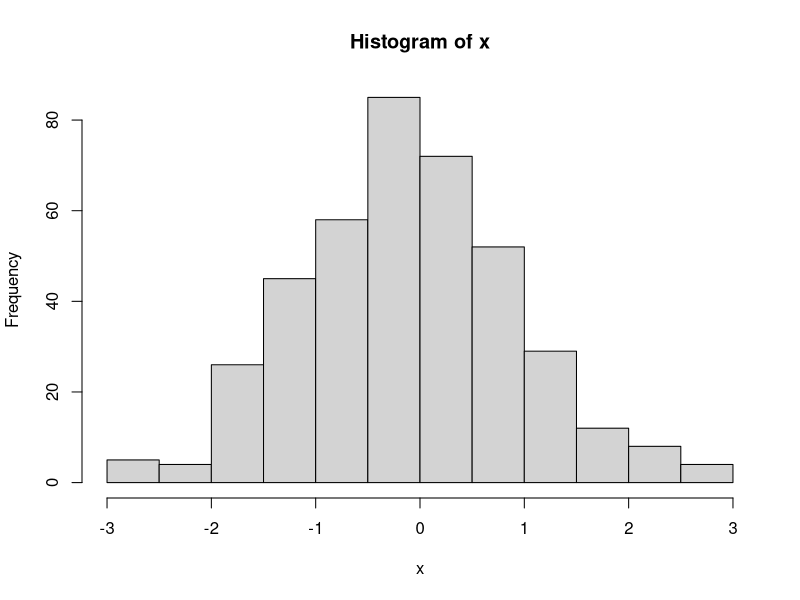
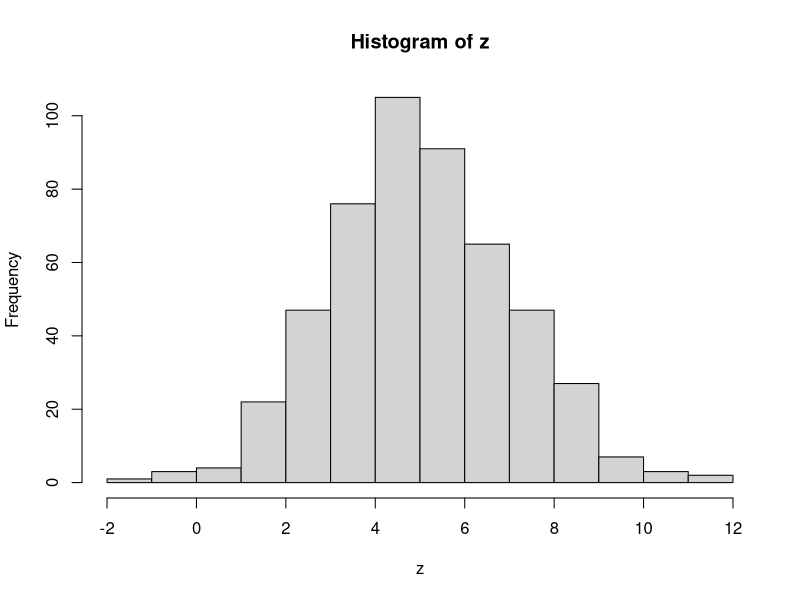
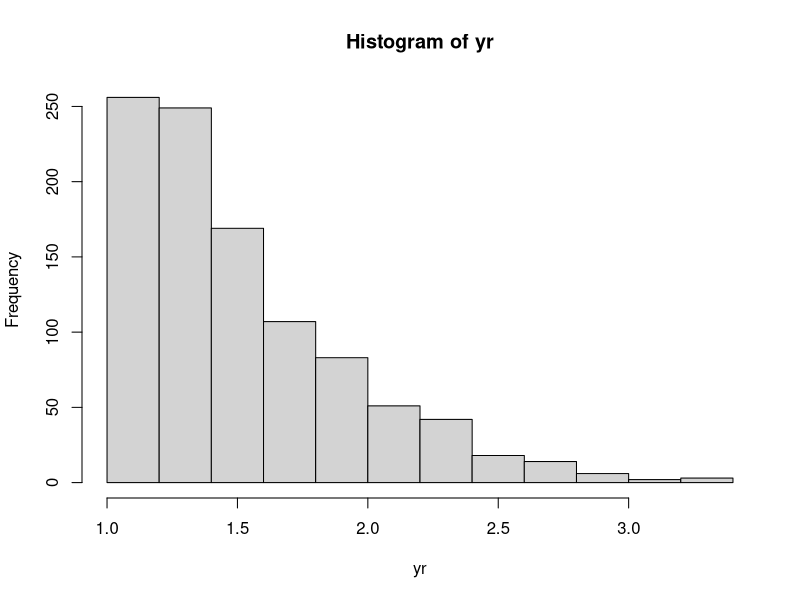

Here is the R script that generated these plots, in order:
#marsaglia's polar method to simulate std normal r.v's
Nsim=10^3;

#Nsim should be much smaller than 10^5
normal_sim=function(Nsim){
  x1=c(); x2=c();its=0
  for(j in 1:10^5){ # j is generating two uniform r.v.'s at a time
    u1=runif(1,-1,1); u2=runif(1,-1,1);s=u1^2+u2^2
    if(s<1){x1[j]=sqrt(-2*log(s))*(u1/sqrt(s))
    x2[j]=sqrt(-2*log(s))*(u2/sqrt(s))
    its=its+1 }
    if(its>=(Nsim/2)){break}}
  x1r=x1[is.na(x1)!=T]; x2r=x2[is.na(x2)!=T]
  x=c(x1r,x2r)
  return(x)}
x=normal_sim(400)
hist(x)

#generate N(mu,si)
Nsim=500
mu=5;sigma=2
x=normal_sim(Nsim)
z=mu+sigma*x
hist(z)


#mutivariate normal distribution
Nsim=10^3;p=10;mu=rep(0,p)
rho=0.5;Sig=rho^toeplitz(0:(p-1))

multi_normal=function(Nsim,mu,Sig){
  p=dim(Sig)[1]
  x=matrix(normal_sim(Nsim*p),nrow=Nsim,ncol=p)
  Gamma=chol(Sig)
  z=mu+t(Gamma)%*%t(x)
  return(t(z))}
z=multi_normal(3,rep(1,p),Sig=Sig)
dim(z)


###Truncated normal from shifted exponential using AR algorithm 
d=1
f=function(x){exp(-x^2/2)}
f(1)
g=function(x){lambda*exp(-lambda*(x-d))}
lambda=2; g(1)
lambda=(d+sqrt(d^2+4))/2
M=(lambda^(-1))*(exp(((lambda^2)/2)-lambda*d))
bound=function(f,g,M,x){f(x)/(M*g(x))}
bound(f,g,M,1.5)
#simulating from the instrument
shifted_exp=function(Nsim,lambda,d){
  u=runif(Nsim)
  e=-log(u)/lambda
  se=e+d
  return(se)}
shifted_exp(10,lambda = 2,d=1)
Nsim=10^3
y=c(); its=0
for(j in 1:10^6){
  #step1
  x=shifted_exp(1,lambda = lambda, d=d) #simulate from instrument
  u=runif(1)
  ##step2
  if(u<=bound(f,g,M,x)){y[j]=x;its=its+1}
  if(its==Nsim){break}}

yr=y[is.na(y)!=T]
hist(yr)